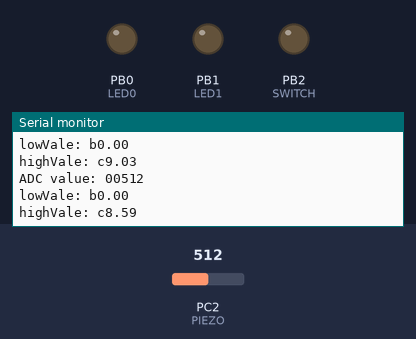
A program run on a simulated ATmega328P, built with avr-gcc and emulated at 12 MHz (the files do not name the chip). Shown: output pins drawn as LEDs (lit = HIGH), the last lines printed to the serial monitor. The inputs (shaded band) are chosen by the test bench; at power-on: PC2 (PIEZO) = 512.

Above: at 1.3 s.
1.4 s: PC2 (PIEZO) set to 716
At 2.1 s:
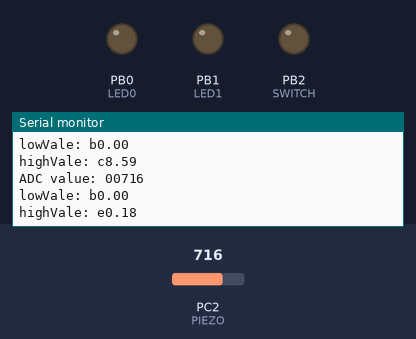
3.7 s: PC2 (PIEZO) set to 900
At 4.3 s:
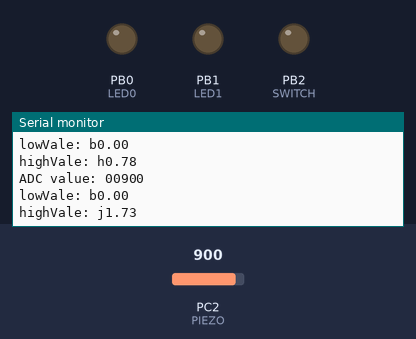
Timing chart, 0 to 6.7 s (numbered marks = the images above; inputs shaded):
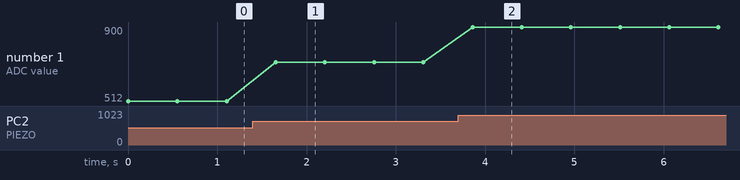

The program:

main.c
```c
/*
	footstepDetector_fix.c
	Sensitive footstep-detector and EWMA demo

	We will be using the ADC and a sensor to make essentially a DIY accelerometer, but one that is specifically
	tuned to detect very small vibrations like taps on a tabletop, tiny earthquakes, or in my case, a person
	walking up the stairs.

	+) The circuit:
										VCC
										|
										|
										R1 (1Mohm)
	AVR PC2								|
	----------R3(10 kOhm)---------------|----------------
										|				|
										R2 (1Mohm)		Piezo Element
										|				|
										|				|
										GND				GND


 */

#define F_CPU		12000000UL				// Clock CPU: 12MHz
#include <avr/io.h>
#include <util/delay.h>
#include <avr/sleep.h>
#include "USART_RS232.h"

/*	Define device pins	*/
#define	LED_DDR		DDRB
#define LED_PORT	PORTB
#define LED0		PORTB0
#define LED1		PORTB1

#define PIEZO		PORTC2
#define SWITCH		PORTB2					// turn on when detecting footstep with LED0/1
#define	USE_POT		0						// if using pot, define USE_POT to 1
#if USE_POT
#define	POT			PORTC5
#endif

/*	Define constant symbolic	*/
#define ON_TIME			2000				// time (ms) for turning on LED
#define CYCLE_DELAY		500
#define INITIAL_PADDING	16					// higher is less sensitive


void initADC(void)
{
	ADMUX |= (1 << REFS0);						// AVCC with external capacitor at AREF pin
	ADCSRA |= (1 << ADPS2) | (1 << ADPS1);		// prescaler = 64 -> clock ADC = 12MHz/64 = 187.5kHz
	ADCSRA |= (1 << ADEN);						// enable ADC
}

uint16_t readADC(uint8_t channel)
{
	ADMUX = (0xF0 & ADMUX) | channel;			// choose ADC5 as input
	ADCSRA |= (1 << ADSC);						// start ADC conversion
	while (ADCSRA & (1 << ADSC));				// loop until complete conversion
	return (ADC);
}

void printFloat(float number) {
	number = round(number * 100) / 100;									// round off to 2 decimal places
	transmitByte('0' + number / 10);									// tens place
	transmitByte('0' + number - 10 * floor(number / 10));				// ones place
	transmitByte('.');
	transmitByte('0' + (number * 10) - floor(number) * 10);				// first decimal digit
	transmitByte('0' + (number * 100) - floor(number * 10) * 10);		// second decimal digit
}

int main(void)
{
	/*------------Inits-----------*/
    // uint16_t lightsOutTimer = 0;
    uint16_t adcValue;
	float middleValue = 511;
	float highValue = 520;
	float lowValue = 500;
	// float noiseVolume = 0;
	// uint8_t padding = INITIAL_PADDING;
	LED_DDR = ((1 << LED0) | (1 << LED1) | (1 << SWITCH));
	initADC();
	initUSART();

	/*------------Loop event-------*/
    while (1)
    {
		adcValue = readADC(PIEZO);			// read value from sensor Piezo

		 /* moving average -- tracks sensor's bias voltage */
		 middleValue = (float)(adcValue / 16) + (15 * middleValue) / 16;

		 /* Moving Average:
			+) Above middleValue: highValue ? Updated when adcValue > middleValue
			+) Below middleValue: lowValue  ? Updated when adcValue < middleValue		*/
		 if (adcValue > middleValue)
		 {
			 highValue = (float)(adcValue / 16) + (15 * highValue) / 16;
		 }
		 if (adcValue < middleValue)
		 {
			 lowValue = (adcValue / 16) + (15 * lowValue) / 16;;
		 }

		 /*	highValue   lowValue: background noise
			? padding: Add a small margin to the background noise for calibration
			? Prevent the sensor from being overly sensitive to minor changes.		*/
		 // noiseVolume = highValue - lowValue + padding;

		 /* Serial output and delay */
		 printString("\r\nADC value: ");
		 printWord(adcValue);
		 printString("\r\nlowVale: ");
		 printFloat(lowValue);
		 printString("\r\nhighVale: ");
		 printFloat(highValue);
		 _delay_ms(CYCLE_DELAY);
	}

}
```

USART_RS232.c
```c
/*
	Các hàm đơn giản giúp truyền thông nối tiếp hoạt động.

	Lưu ý rằng receiveByte() là hàm dạng blocking — nó sẽ ngồi chờ mãi mãi cho đến khi có
	một byte dữ liệu đến. Nếu bạn đang làm điều gì đó thú vị hơn, bạn sẽ muốn triển khai
	chức năng này bằng ngắt (interrupts).

	initUSART yêu cầu BAUDRATE phải được định nghĩa để tính toán hệ số nhân tốc độ truyền (bit-rate multiplier).
	Giá trị 9600 là một mặc định hợp lý.

	NOTE: Có thể không hoạt động với vài chip AVR cũ như: Mega8, Mega16, Mega32, Tiny2313, ...
*/

#include <avr/io.h>
#include "USART_RS232.h"
#include <util/setbaud.h>

// Khởi tạo USART
void initUSART(void)
{
	// UBRR0H và UBRR0L được tính toán trong file <setbaud.h>
	UBRR0H = UBRRH_VALUE;
	UBRR0L = UBRRL_VALUE;

	// Chỉ thị tiền xử lý về việc có sử dụng chế độ double-speed hay không?
	#if USE_2X
	UCSR0A |= (1 << U2X0);
	#else
	UCSR0A &= ~(1 << U2X0);
	#endif

	// Khởi tạo 2 thanh ghi UCSR0B và UCSR0C
	UCSR0B = (1 << RXEN0) | (1 << TXEN0);				// Receive, Transmit mode enable
	UCSR0C = (1 << UCSZ01) | (1 << UCSZ00);				// 8 data bits, 1 stop bit, no parity bit
}

// Hàm truyền dữ liệu qua USART
void transmitByte(uint8_t data)
{
	// Đợi đến khi UDRE = 1 (hay là Data Register sẵn sàng nhận dữ liệu)
	while ((UCSR0A & (1 << UDRE0)) == 0x00){;}

	// USART Data Register store data
	UDR0 = data;
}

// Hàm nhận dữ liệu qua USART
uint8_t receiveByte(void)
{
	/* Đợi dữ liệu đến */
	// RXC: Bit 1 neu co du lieu chua duoc
	while(!(UCSR0A & (1 << RXC0)));

	// Nhận dữ liệu từ USART Data Register
	return UDR0;
}

/* 	Hàm tiện ích để truyền toàn bộ chuỗi ký tự từ RAM	*/
void printString(const char myString[])
{
	uint8_t i = 0;
	while (myString[i] != '\0')
	{
		transmitByte(myString[i]);
		++i;
	}

}

/* 	Định nghĩa một biến char[] truyền vào hàm, biến này sẽ lưu trữ
	tất cả những gì bạn đã truyền qua cổng Serial	*/
void readString(char myString[], uint8_t maxLength)
{
	char response;
	uint8_t i = 0;
	// i < maxLength - 1: Để ký tự cuối là ký tự NULL
	while (i < (maxLength - 1))
	{
		response = receiveByte();		// Nhận một ký tự
		transmitByte(response);         // Phản hồi lại lên terminal để xác nhận việc đã đọc thành công?
		if (response == '\r') 			// Nếu nhập ký tự return ('\r') thì dừng việc đọc
			break;
		else
		{
		myString[i] = response;         // Thêm một ký tự vào chuỗi
		i++;
		}
	}
	myString[i] = 0;                    // Ký tự NULL
}

/*	In byte thành một số ASCII 3-digits tương ứng */
void printByte(uint8_t byte)
{
	transmitByte('0' + (byte / 100));					// Hàng trăm
	transmitByte('0' + ((byte / 10) % 10));				// Hàng chục
	transmitByte('0' + byte % 10);						// Hàng đơn vị
}

/*	In ra một word (16-bits) thành một số ASCII 5-digit tương ứng 	*/
void printWord(uint16_t word)
{
	transmitByte('0' + (word / 10000));                 // Hàng chục nghìn
	transmitByte('0' + ((word / 1000) % 10));           // Hàng nghìn
	transmitByte('0' + ((word / 100) % 10));            // Hàng trăm
	transmitByte('0' + ((word / 10) % 10));             // Hàng chục
	transmitByte('0' + (word % 10));                    // Hàng đơn vị
}

/* 	In ra một byte dưới dạng hệ nhị phân 0s và 1s	*/
void printBinaryByte(uint8_t byte)
{
	// MSB -> LSB
	for (uint8_t i = 8; i > 0; i--)
		transmitByte((byte & (1 << (i - 1)) ? '1' : '0'));
}

/* 	In ra một byte dưới dạng hệ thập phân	*/
char nibbleToHexCharacter(uint8_t nibble)
{
	return (nibble < 10 ? '0' + nibble : 'A' + nibble - 10);
}

void printHexByte(uint8_t byte)
{
	uint8_t upperNibble = byte >> 4;
	uint8_t lowerNibble = byte & 0x0F;
	transmitByte(upperNibble >= 10 ? 'A' + (upperNibble - 10) : '0' + upperNibble);
	transmitByte(lowerNibble >= 10 ? 'A' + (lowerNibble - 10) : '0' + lowerNibble);
}

/*	Nhận 3 chữ cái ASCII và chuyển chúng thành một byte khi nhấn Enter ('\r')	*/
uint8_t getNumber(void)
{
	// Nhận 1 số 0 - 255 từ cổng Serial và chuyển chuỗi ký tự thành số tương ứng
	char hundreds = '0';
	char tens = '0';
	char ones = '0';
	char thisChar = '0';
	do
	{
		// Dịch các hàng sang bên trái <-
		hundreds = tens;
		tens = ones;
		ones = thisChar;
		thisChar = receiveByte();                   // Nhận một ký tự mới
		transmitByte(thisChar);                     // Truyền lại ký tự vừa nhận được để xác nhận
	} while (thisChar != '\r');                     // Lặp đến khi gặp ký tự return
	return (100 * (hundreds - '0') + 10 * (tens - '0') + ones - '0');
}
```

USART_RS232.h
```c
/*
	Hàm để khởi tạo, truyền (transmit), nhận (receive) ký tự qua USART
	initUSART() yêu cầu BAUD được định nghĩa để tính toán hệ số nhân tốc
	độ truyền bit (bit-rate multiplier)
 */

#ifndef USART_RS232_H
#define USART_RS232_H

#ifndef BAUD                          /* Nếu không được định nghĩa trong Makefile... */
#define BAUD  9600                    /* Đặt một baud rate default... */
#endif

// Nếu file <util/delay.h> tồn tại thì undefine F_CPU
#ifdef F_CPU
#undef F_CPU
#endif

// redefine clock CPU: 12MHz
#define F_CPU 12000000UL

/* Định nghĩa để thuận lợi cho việc sử dụng về sau	*/
#define   USART_HAS_DATA   (UCSR0A & (1 << RXC0))
#define   USART_READY      (UCSR0A & (1 << UDRE0))

/* Nhận F_CPU và BAUD đã được định nghĩa, tính toán hệ số
	nhân bit-rate theo công thức trong datasheet - cái này tự
	được tính toán trong <hàm setbaud.h>			*/
void initUSART(void);

/* 	Khối hàm truyền (transmit) và nhận (receive) dữ liệu từ thanh ghi UDR0
	Khi gọi hàm receiveByte() thì chương trình của bạn sẽ bị treo
	đển khi có dữ liệu đến.		*/
void transmitByte(uint8_t data);
uint8_t receiveByte(void);

/* 	Hàm tiện ích để truyền toàn bộ chuỗi ký tự từ RAM	*/
void printString(const char myString[]);

/* 	Định nghĩa một biến char[] truyền vào hàm, biến này sẽ lưu trữ
	tất cả những gì bạn đã truyền qua cổng Serial	*/
void readString(char myString[], uint8_t maxLength);

/*	In byte thành một số ASCII 3-digits tương ứng
	Ví dụ: byte = 56 -> Tương đương "0", "5", "6" trong mã ASCII và truyền
	bằng USART		*/
void printByte(uint8_t byte);

/*	In ra một word (16-bits) thành một số ASCII 5-digit tương ứng 	*/
void printWord(uint16_t word);

/* 	In ra một byte dưới dạng hệ nhị phân 0s và 1s	*/
void printBinaryByte(uint8_t byte);

/* 	In ra một byte dưới dạng hệ thập phân	*/
char nibbleToHexCharacter(uint8_t nibble);
void printHexByte(uint8_t byte);

/*	Nhận 3 chữ cái ASCII và chuyển chúng thành một byte khi nhấn Enter ('\r')	*/
uint8_t getNumber(void);


#endif
```

Measured:
- after the input at 1.4 s, the serial monitor: prints a new line after 0.26 s (image 1)
- after the input at 3.7 s, the serial monitor: prints a new line after 0.16 s (image 2)
- plotted number 1: 512 → 716 after the input at 1.4 s, 716 → 900 after the input at 3.7 s
